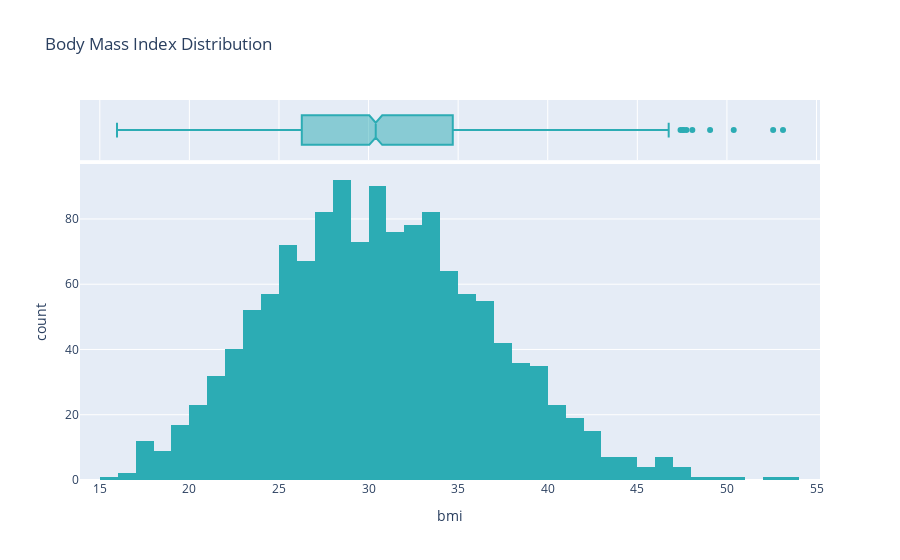

Notebook cell for this chart:
### Code cell
fig = px.histogram(healthins_df, 
                   x="bmi", 
                   title='Body Mass Index Distribution',
                  color_discrete_sequence=['#2cacb4'],
                  barmode="group",
                    marginal='box')


fig.write_image("images/bmi.png")
fig.show()

### Figure 1 — Plotly figure (JSON) as saved in the notebook; plotly's stock layout.template omitted (floating-point values rounded to 4 significant figures; data arrays with more than 128 entries replaced by an {"elided": "..."} marker saying what was removed)
{"data": [{"alignmentgroup": "True", "bingroup": "x", "hovertemplate": "bmi=%{x}<br>count=%{y}<extra></extra>", "legendgroup": "", "marker": {"color": "#2cacb4", "pattern": {"shape": ""}}, "name": "", "offsetgroup": "", "orientation": "v", "showlegend": false, "type": "histogram", "x": {"elided": "1337 float values"}, "xaxis": "x", "yaxis": "y"}, {"alignmentgroup": "True", "hovertemplate": "bmi=%{x}<extra></extra>", "legendgroup": "", "marker": {"color": "#2cacb4"}, "name": "", "notched": true, "offsetgroup": "", "showlegend": false, "type": "box", "x": {"elided": "1337 float values"}, "xaxis": "x2", "yaxis": "y2"}], "layout": {"autosize": true, "barmode": "group", "legend": {"tracegroupgap": 0}, "title": {"text": "Body Mass Index Distribution"}, "xaxis": {"anchor": "y", "autorange": true, "domain": [0, 1], "range": [13.9, 55.2], "title": {"text": "bmi"}, "type": "linear"}, "xaxis2": {"anchor": "y2", "autorange": true, "domain": [0, 1], "matches": "x", "range": [13.9, 55.2], "showgrid": true, "showticklabels": false, "type": "linear"}, "yaxis": {"anchor": "x", "autorange": true, "domain": [0, 0.8316], "range": [0, 96.84], "title": {"text": "count"}}, "yaxis2": {"anchor": "x2", "autorange": true, "domain": [0.8416, 1], "matches": "y2", "range": [-0.5, 0.5], "showgrid": false, "showline": false, "showticklabels": false, "ticks": "", "type": "category"}}}
